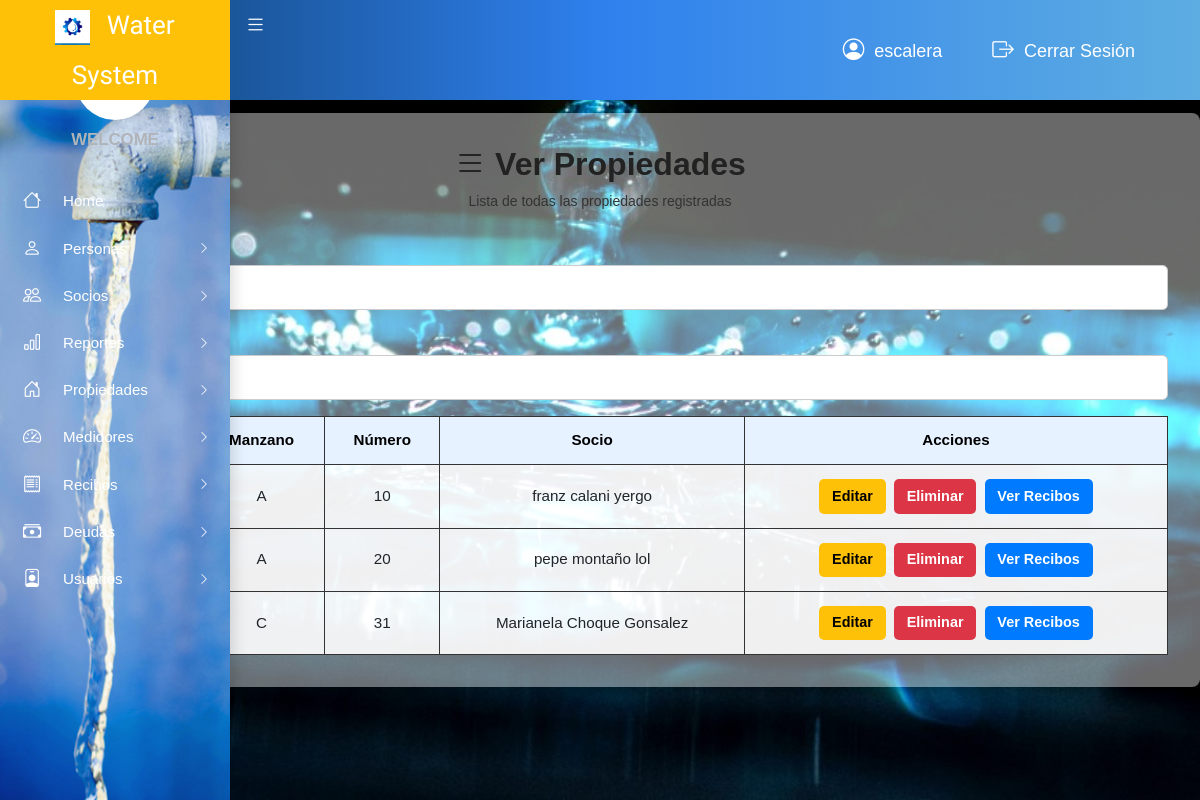
The app's page /vista/verPropiedades.php (signed in) with its own data.
### tables this page shows
CREATE TABLE `propiedades` (
  `id_propiedades` int(11) NOT NULL,
  `manzano` varchar(45) NOT NULL,
  `numero` int(11) NOT NULL,
  `id_socio` int(11) NOT NULL
);

### modelo/modelo_registroPropiedades.php (called while the page is built, shortened)
<?php
require_once 'conexion/conexionBase.php';
class ModeloPropiedad {
    private $con;
    public function __construct() {
        $this->con = new ConexionBase();
    }
    public function obtenerPropiedades() {
        $sql = "SELECT p.id_propiedades, p.manzano, p.numero, p.id_socio,
                CONCAT(pe.nombre, ' ', pe.primer_apellido, ' ', pe.segundo_apellido) AS propietario
                FROM propiedades p
                INNER JOIN persona pe ON p.id_socio = pe.id_persona";
        $result = $this->con->ExecuteQuery($sql);
        $propiedades = array();
        while ($row = $this->con->GetArrayResults($result)) {
            $propiedades[] = $row;
        }
        $this->con->CloseConnection();
        return $propiedades;
    }
}

### modelo/conexion/conexionBase.php (called while the page is built, shortened)
<?php
class ConexionBase {
    private $host;
    private $user;
    private $password;
    private $database;
    private $conn;
    public function __construct() {
        $this->host = HOST;
        $this->user = USER;
        $this->password = PASSWORD;
        $this->database = DATABASE;
    }
    public function CreateConnection() {
        $this->conn = new mysqli($this->host, $this->user, $this->password, $this->database);
        return true;
    }
    public function ExecuteQuery($sql) {
        $result = $this->conn->query($sql);
        return $result;
    }
    public function GetArrayResults($result) {
        return $result->fetch_assoc();
    }
}
?>

### vista/verPropiedades.php (the view, shortened to what this page needs)
<?php
include_once "cabecera.php";
include_once "menu.php";
require_once '../modelo/modelo_registroPropiedades.php';
$propiedadModel = new ModeloPropiedad();
$propiedades = $propiedadModel->obtenerPropiedades();
?>
<!DOCTYPE html>
<html lang="es">
<head>
    <link rel="stylesheet" href="css/main.css">
    <link rel="stylesheet" href="https://cdn.jsdelivr.net/npm/bootstrap-icons@1.10.5/font/bootstrap-icons.css">
</head>
<body>
<main class="form-container">
    <h1><i class="bi bi-list"></i> Ver Propiedades</h1>
    <p>Lista de todas las propiedades registradas</p>
    <div class="form-group">
        <label for="buscar_nombre" class="form-label">Buscar por Nombre:</label>
        <input type="text" class="form-control" id="buscar_nombre" placeholder="Buscar por propietario..." onkeyup="filtrarPropiedades()">
    </div>
    <div class="form-group">
        <label for="manzano" class="form-label">Selecciona Manzano:</label>
        <select class="form-control" id="manzano" onchange="mostrarPropiedadesPorManzano(this.value)">
            <option value="">Seleccione un manzano</option>
        </select>
    </div>
    <div class="table-responsive">
        <table id="tabla_propiedades">
            <thead>
                <tr>
                    <th>ID Propiedad</th>
                    <th>Manzano</th>
                    <th>Número</th>
                    <th>Socio</th>
                    <th>Acciones</th>
                </tr>
            </thead>
            <tbody>
                <?php foreach ($propiedades as $propiedad): ?>
                    <tr>
                        <td><?php echo htmlspecialchars($propiedad['id_propiedades']); ?></td>
                        <td><?php echo htmlspecialchars($propiedad['manzano']); ?></td>
                        <td><?php echo htmlspecialchars($propiedad['numero']); ?></td>
                        <td><?php echo htmlspecialchars($propiedad['propietario']); ?></td>
                        <td>
                            <a href="editarPropiedad.php?id_propiedad=<?php echo $propiedad['id_propiedades']; ?>" class="btn btn-warning">Editar</a>
                            <a href="../controlador/controlador_propiedades.php?action=eliminar&id_propiedad=<?php echo $propiedad['id_propiedades']; ?>" class="btn btn-danger" onclick="return confirm('¿Estás seguro de eliminar esta propiedad?');">Eliminar</a>
                            <a href="verRecibos.php?id_propiedad=<?php echo $propiedad['id_propiedades']; ?>" class="btn btn-primary">Ver Recibos</a>
                        </td>
                    </tr>
                <?php endforeach; ?>
            </tbody>
        </table>
    </div>
</main>
<?php include_once "pie.php"; ?>
</body>
</html>

### vista/verPropiedades.php (style rules this page uses)
body { background-image: url('images/imag.jpg'); background-size: cover; background-position: center; background-attachment: fixed; margin: 0; display: flex; align-items: center; justify-content: center; min-height: 100vh; font-family: Arial, sans-serif; }
.form-container { background: rgba(255, 255, 255, 0.41); padding: 2rem; border-radius: 8px; box-shadow: 0 4px 12px rgba(0, 0, 0, 0.3); width: 100%; max-width: 1300px; margin: auto; }
.form-container h1 { font-size: 2rem; color: #222; text-align: center; margin-bottom: 0.5rem; }
.form-container p { color: #333; text-align: center; margin-bottom: 1.5rem; }
.form-group { margin-bottom: 1rem; }
.form-control { width: 100%; padding: 0.6rem; border-radius: 5px; border: 1px solid #ccc; font-size: 1rem; margin-bottom: 1rem; }
table { width: 100%; border-collapse: collapse; font-size: 0.95rem; }
thead { background-color: #007bff; color: black; }
th, td { padding: 0.75rem; border: 1px solid #333; background-color: rgba(255, 255, 255, 0.9); text-align: center; }
.btn { padding: 0.4rem 0.8rem; border: none; border-radius: 5px; font-size: 0.9rem; cursor: pointer; margin: 2px; }
.btn-warning { background-color: #ffc107; color: #000; }
.btn-danger { background-color: #dc3545; color: white; }
.btn-primary { background-color: #007bff; color: white; }
.form-label { font-weight: bold; color: #333; }
.table-responsive { overflow-x: auto; margin-top: 1rem; }

### records on screen
propiedades: manzano "A", numero "10", propietario "franz calani yergo"
propiedades: manzano "A", numero "20", propietario "pepe montaño lol"
propiedades: manzano "C", numero "31", propietario "Marianela Choque Gonsalez"

### other values on screen
$_SESSION['usuario'] "escalera"
